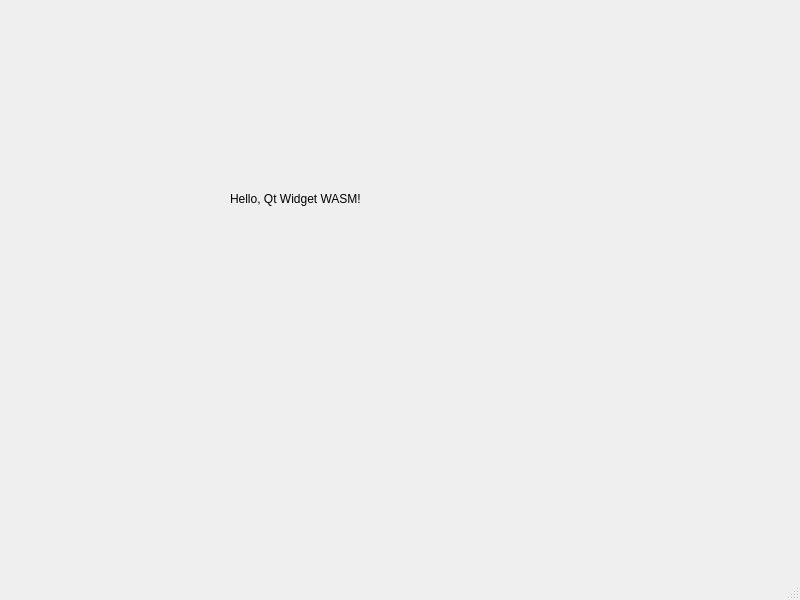
<?xml version="1.0" encoding="UTF-8"?>
<ui version="4.0">
 <class>MainWindow</class>
 <widget class="QMainWindow" name="MainWindow">
  <property name="geometry">
   <rect>
    <x>0</x>
    <y>0</y>
    <width>800</width>
    <height>600</height>
   </rect>
  </property>
  <property name="windowTitle">
   <string>MainWindow</string>
  </property>
  <widget class="QWidget" name="centralwidget">
   <widget class="QLabel" name="label">
    <property name="geometry">
     <rect>
      <x>230</x>
      <y>190</y>
      <width>351</width>
      <height>17</height>
     </rect>
    </property>
    <property name="text">
     <string>Hello, Qt Widget WASM!</string>
    </property>
   </widget>
  </widget>
  <widget class="QMenuBar" name="menubar">
   <property name="geometry">
    <rect>
     <x>0</x>
     <y>0</y>
     <width>800</width>
     <height>22</height>
    </rect>
   </property>
  </widget>
  <widget class="QStatusBar" name="statusbar"/>
 </widget>
 <resources/>
 <connections/>
</ui>
